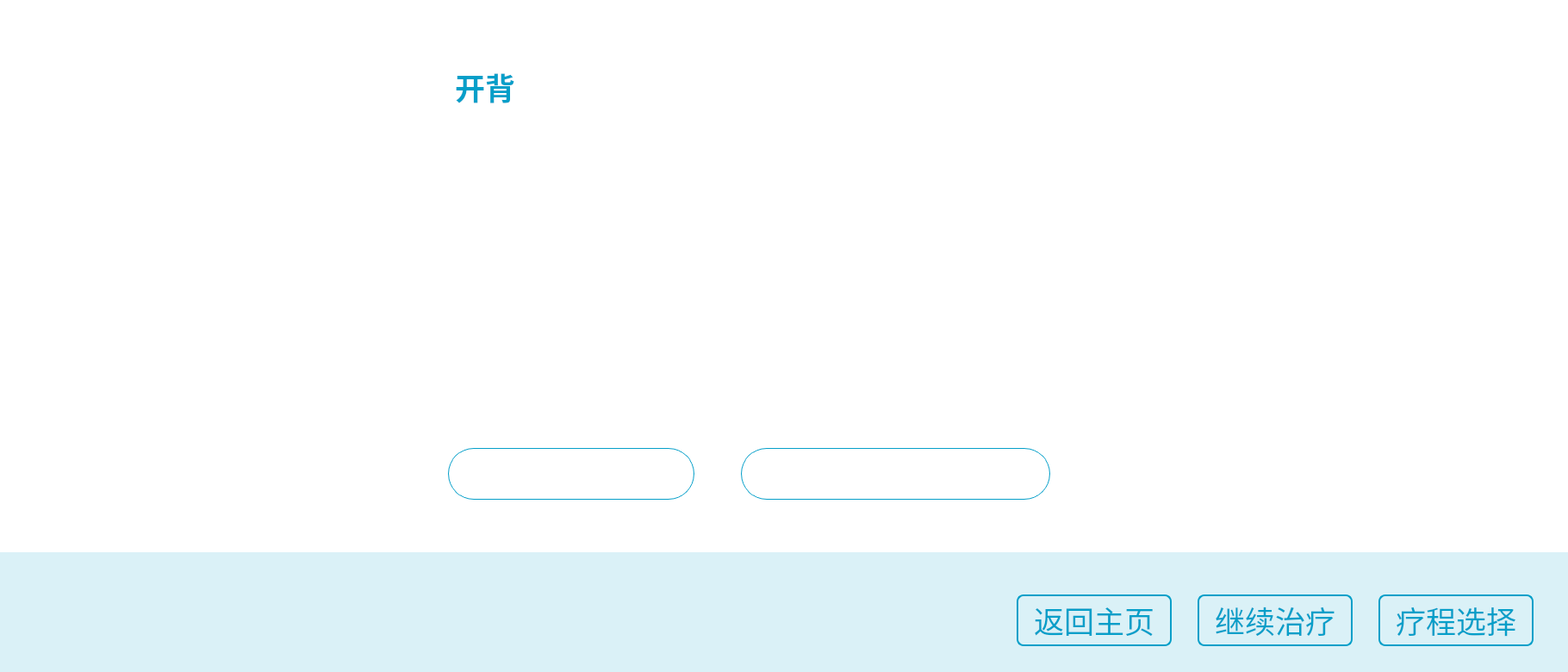
<?xml version="1.0" encoding="UTF-8"?>
<ui version="4.0">
 <class>AutoTreatFinishClass</class>
 <widget class="QWidget" name="AutoTreatFinishClass">
  <property name="geometry">
   <rect>
    <x>0</x>
    <y>0</y>
    <width>1820</width>
    <height>780</height>
   </rect>
  </property>
  <property name="windowTitle">
   <string>AutoTreatFinish</string>
  </property>
  <widget class="QPushButton" name="pushButton_BackToHome">
   <property name="geometry">
    <rect>
     <x>1180</x>
     <y>690</y>
     <width>180</width>
     <height>60</height>
    </rect>
   </property>
   <property name="font">
    <font>
     <family>阿里巴巴普惠体</family>
     <pointsize>26</pointsize>
     <weight>50</weight>
     <bold>false</bold>
    </font>
   </property>
   <property name="styleSheet">
    <string notr="true">color:#059FC9;
border-radius:8px;
border:2px solid #059FC9;</string>
   </property>
   <property name="text">
    <string>返回主页</string>
   </property>
  </widget>
  <widget class="QLabel" name="label_7">
   <property name="geometry">
    <rect>
     <x>0</x>
     <y>0</y>
     <width>1820</width>
     <height>641</height>
    </rect>
   </property>
   <property name="font">
    <font>
     <family>Arial</family>
     <pointsize>24</pointsize>
     <weight>75</weight>
     <bold>true</bold>
    </font>
   </property>
   <property name="styleSheet">
    <string notr="true">background-color:white;</string>
   </property>
   <property name="text">
    <string/>
   </property>
  </widget>
  <widget class="QLabel" name="label">
   <property name="geometry">
    <rect>
     <x>0</x>
     <y>641</y>
     <width>1820</width>
     <height>139</height>
    </rect>
   </property>
   <property name="styleSheet">
    <string notr="true">background-color:#DAF1F7;</string>
   </property>
   <property name="text">
    <string/>
   </property>
  </widget>
  <widget class="QPushButton" name="pushButton_ContinueTreat">
   <property name="geometry">
    <rect>
     <x>1390</x>
     <y>690</y>
     <width>180</width>
     <height>60</height>
    </rect>
   </property>
   <property name="font">
    <font>
     <family>阿里巴巴普惠体</family>
     <pointsize>26</pointsize>
     <weight>50</weight>
     <bold>false</bold>
    </font>
   </property>
   <property name="styleSheet">
    <string notr="true">color:#059FC9;
border-radius:8px;
border:2px solid #059FC9;</string>
   </property>
   <property name="text">
    <string>继续治疗</string>
   </property>
  </widget>
  <widget class="QPushButton" name="pushButton_CourseSelect">
   <property name="geometry">
    <rect>
     <x>1600</x>
     <y>690</y>
     <width>180</width>
     <height>60</height>
    </rect>
   </property>
   <property name="font">
    <font>
     <family>阿里巴巴普惠体</family>
     <pointsize>26</pointsize>
     <weight>50</weight>
     <bold>false</bold>
    </font>
   </property>
   <property name="styleSheet">
    <string notr="true">color:#059FC9;
border-radius:8px;
border:2px solid #059FC9;</string>
   </property>
   <property name="text">
    <string>疗程选择</string>
   </property>
  </widget>
  <widget class="QLabel" name="label_2">
   <property name="geometry">
    <rect>
     <x>300</x>
     <y>80</y>
     <width>1407</width>
     <height>401</height>
    </rect>
   </property>
   <property name="text">
    <string/>
   </property>
   <property name="pixmap">
    <pixmap resource="PhysicalTherapyRobot.qrc">:/FinishNotice.png</pixmap>
   </property>
  </widget>
  <widget class="QPushButton" name="pushButton_CreateRecord">
   <property name="geometry">
    <rect>
     <x>520</x>
     <y>520</y>
     <width>286</width>
     <height>60</height>
    </rect>
   </property>
   <property name="styleSheet">
    <string notr="true">color:#059FC9;
border-radius:30px;
border:1px solid #059FC9;</string>
   </property>
   <property name="text">
    <string/>
   </property>
   <property name="icon">
    <iconset resource="PhysicalTherapyRobot.qrc">
     <normaloff>:/CreateRecord.png</normaloff>:/CreateRecord.png</iconset>
   </property>
   <property name="iconSize">
    <size>
     <width>286</width>
     <height>60</height>
    </size>
   </property>
  </widget>
  <widget class="QPushButton" name="pushButton_SaveToRecord">
   <property name="geometry">
    <rect>
     <x>860</x>
     <y>520</y>
     <width>359</width>
     <height>60</height>
    </rect>
   </property>
   <property name="styleSheet">
    <string notr="true">color:#059FC9;
border-radius:30px;
border:1px solid #059FC9;</string>
   </property>
   <property name="text">
    <string/>
   </property>
   <property name="icon">
    <iconset resource="PhysicalTherapyRobot.qrc">
     <normaloff>:/SaveToRecord.png</normaloff>:/SaveToRecord.png</iconset>
   </property>
   <property name="iconSize">
    <size>
     <width>359</width>
     <height>60</height>
    </size>
   </property>
  </widget>
  <widget class="QLabel" name="label_Proj">
   <property name="geometry">
    <rect>
     <x>528</x>
     <y>80</y>
     <width>221</width>
     <height>41</height>
    </rect>
   </property>
   <property name="font">
    <font>
     <family>阿里巴巴普惠体</family>
     <pointsize>26</pointsize>
     <weight>75</weight>
     <bold>true</bold>
    </font>
   </property>
   <property name="styleSheet">
    <string notr="true">background-color:white;
color:#059FC9;
</string>
   </property>
   <property name="text">
    <string>开背</string>
   </property>
  </widget>
  <zorder>label</zorder>
  <zorder>label_7</zorder>
  <zorder>pushButton_BackToHome</zorder>
  <zorder>pushButton_ContinueTreat</zorder>
  <zorder>pushButton_CourseSelect</zorder>
  <zorder>label_2</zorder>
  <zorder>pushButton_CreateRecord</zorder>
  <zorder>pushButton_SaveToRecord</zorder>
  <zorder>label_Proj</zorder>
 </widget>
 <layoutdefault spacing="6" margin="11"/>
 <resources>
  <include location="PhysicalTherapyRobot.qrc"/>
 </resources>
 <connections/>
</ui>
